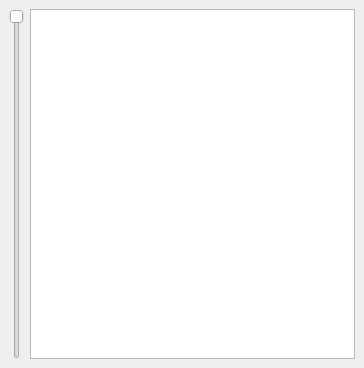
<?xml version="1.0" encoding="UTF-8"?>
<ui version="4.0">
 <class>previewWindow</class>
 <widget class="QMainWindow" name="previewWindow">
  <property name="geometry">
   <rect>
    <x>0</x>
    <y>0</y>
    <width>364</width>
    <height>368</height>
   </rect>
  </property>
  <property name="sizePolicy">
   <sizepolicy hsizetype="Expanding" vsizetype="Expanding">
    <horstretch>0</horstretch>
    <verstretch>0</verstretch>
   </sizepolicy>
  </property>
  <property name="windowTitle">
   <string>preview</string>
  </property>
  <widget class="QWidget" name="centralwidget">
   <property name="sizePolicy">
    <sizepolicy hsizetype="Expanding" vsizetype="Expanding">
     <horstretch>0</horstretch>
     <verstretch>0</verstretch>
    </sizepolicy>
   </property>
   <layout class="QHBoxLayout" name="horizontalLayout_2">
    <item>
     <widget class="QSlider" name="frameSelector">
      <property name="sizePolicy">
       <sizepolicy hsizetype="Fixed" vsizetype="Expanding">
        <horstretch>0</horstretch>
        <verstretch>0</verstretch>
       </sizepolicy>
      </property>
      <property name="maximum">
       <number>10</number>
      </property>
      <property name="pageStep">
       <number>1</number>
      </property>
      <property name="value">
       <number>0</number>
      </property>
      <property name="orientation">
       <enum>Qt::Vertical</enum>
      </property>
      <property name="invertedAppearance">
       <bool>true</bool>
      </property>
     </widget>
    </item>
    <item>
     <widget class="QGraphicsView" name="frameView">
      <property name="sizePolicy">
       <sizepolicy hsizetype="Expanding" vsizetype="Expanding">
        <horstretch>0</horstretch>
        <verstretch>0</verstretch>
       </sizepolicy>
      </property>
      <property name="backgroundBrush">
       <brush brushstyle="NoBrush">
        <color alpha="255">
         <red>0</red>
         <green>0</green>
         <blue>0</blue>
        </color>
       </brush>
      </property>
     </widget>
    </item>
   </layout>
  </widget>
 </widget>
 <resources/>
 <connections/>
</ui>
